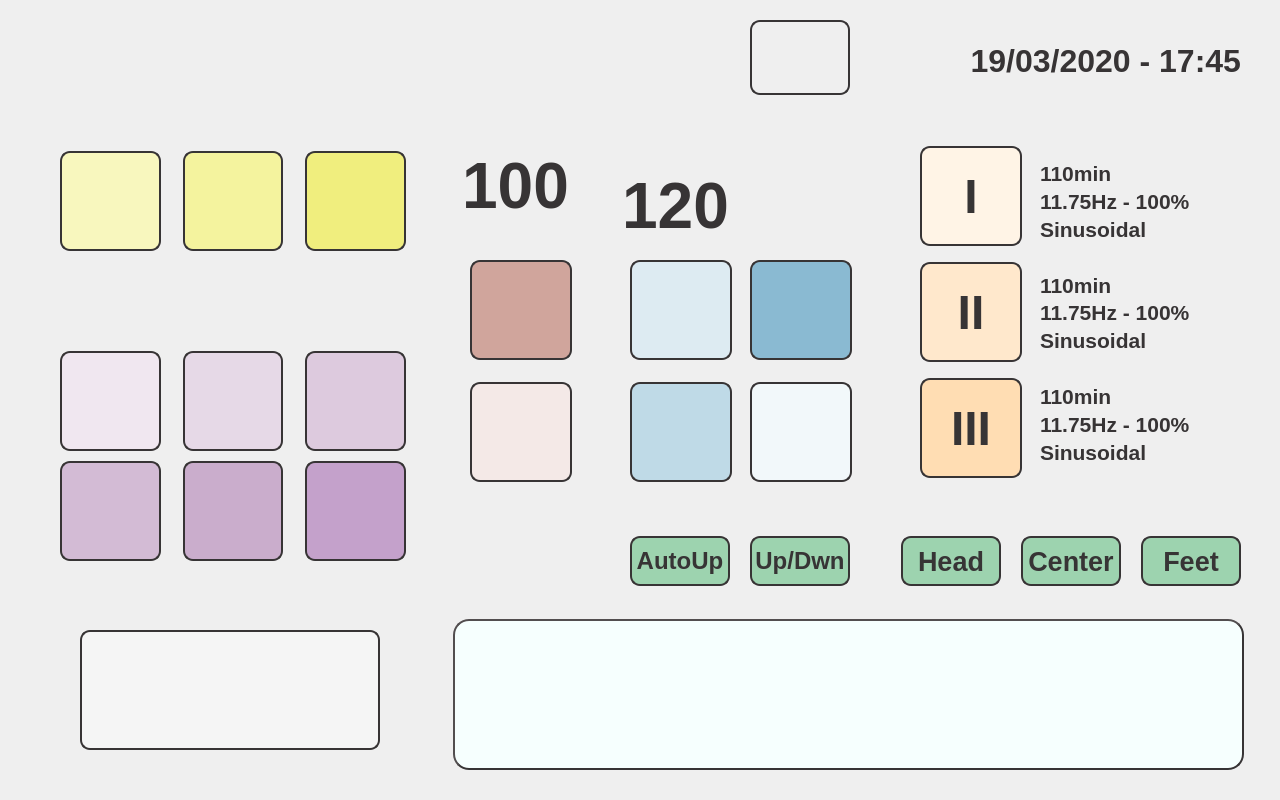
<?xml version="1.0" encoding="UTF-8"?>
<ui version="4.0">
 <class>Dialog</class>
 <widget class="QDialog" name="Dialog">
  <property name="geometry">
   <rect>
    <x>0</x>
    <y>0</y>
    <width>1280</width>
    <height>800</height>
   </rect>
  </property>
  <property name="windowTitle">
   <string>Dialog</string>
  </property>
  <property name="styleSheet">
   <string notr="true">QDialog {
background-image: url(:/background/resources/Background2a.png);
}</string>
  </property>
  <widget class="QWidget" name="layoutWidget">
   <property name="geometry">
    <rect>
     <x>60</x>
     <y>350</y>
     <width>346</width>
     <height>102</height>
    </rect>
   </property>
   <layout class="QHBoxLayout" name="horizontalLayout_2">
    <property name="spacing">
     <number>22</number>
    </property>
    <item>
     <widget class="QPushButton" name="freq1Button">
      <property name="minimumSize">
       <size>
        <width>100</width>
        <height>100</height>
       </size>
      </property>
      <property name="styleSheet">
       <string notr="true">background-image: url(:/frequencies/resources/7_83Hz.png);
background-color: rgb(240, 231, 240);
border-radius: 10px;
border:2px solid rgb(55, 52, 53);</string>
      </property>
      <property name="text">
       <string/>
      </property>
     </widget>
    </item>
    <item>
     <widget class="QPushButton" name="freq2Button">
      <property name="minimumSize">
       <size>
        <width>100</width>
        <height>100</height>
       </size>
      </property>
      <property name="styleSheet">
       <string notr="true">background-image: url(:/frequencies/resources/11_79Hz.png);
background-color: rgb(230, 217, 231);
border-radius: 10px;
border:2px solid rgb(55, 52, 53);</string>
      </property>
      <property name="text">
       <string/>
      </property>
     </widget>
    </item>
    <item>
     <widget class="QPushButton" name="freq3Button">
      <property name="minimumSize">
       <size>
        <width>100</width>
        <height>100</height>
       </size>
      </property>
      <property name="styleSheet">
       <string notr="true">background-image: url(:/frequencies/resources/16_67Hz.png);
background-color: rgb(221, 202, 222);
border-radius: 10px;
border:2px solid rgb(55, 52, 53);</string>
      </property>
      <property name="text">
       <string/>
      </property>
     </widget>
    </item>
   </layout>
  </widget>
  <widget class="QWidget" name="layoutWidget_2">
   <property name="geometry">
    <rect>
     <x>60</x>
     <y>460</y>
     <width>346</width>
     <height>102</height>
    </rect>
   </property>
   <layout class="QHBoxLayout" name="horizontalLayout_3">
    <property name="spacing">
     <number>22</number>
    </property>
    <item>
     <widget class="QPushButton" name="freq4Button">
      <property name="minimumSize">
       <size>
        <width>100</width>
        <height>100</height>
       </size>
      </property>
      <property name="styleSheet">
       <string notr="true">background-image: url(:/frequencies/resources/23_58Hz.png);
background-color: rgb(211, 187, 213);
border-radius: 10px;
border:2px solid rgb(55, 52, 53);</string>
      </property>
      <property name="text">
       <string/>
      </property>
     </widget>
    </item>
    <item>
     <widget class="QPushButton" name="freq5Button">
      <property name="minimumSize">
       <size>
        <width>100</width>
        <height>100</height>
       </size>
      </property>
      <property name="styleSheet">
       <string notr="true">background-image: url(:/frequencies/resources/30_80Hz.png);
background-color: rgb(202, 173, 204);
border-radius: 10px;
border:2px solid rgb(55, 52, 53);</string>
      </property>
      <property name="text">
       <string/>
      </property>
     </widget>
    </item>
    <item>
     <widget class="QPushButton" name="freq6Button">
      <property name="minimumSize">
       <size>
        <width>100</width>
        <height>100</height>
       </size>
      </property>
      <property name="styleSheet">
       <string notr="true">background-image: url(:/frequencies/resources/62_64Hz.png);
background-color: rgb(196, 161, 203);
border-radius: 10px;
border:2px solid rgb(55, 52, 53);</string>
      </property>
      <property name="text">
       <string/>
      </property>
     </widget>
    </item>
   </layout>
  </widget>
  <widget class="QWidget" name="layoutWidget_3">
   <property name="geometry">
    <rect>
     <x>630</x>
     <y>260</y>
     <width>102</width>
     <height>224</height>
    </rect>
   </property>
   <layout class="QVBoxLayout" name="verticalLayout_2">
    <property name="spacing">
     <number>22</number>
    </property>
    <item>
     <widget class="QPushButton" name="min30Button">
      <property name="minimumSize">
       <size>
        <width>100</width>
        <height>100</height>
       </size>
      </property>
      <property name="styleSheet">
       <string notr="true">background-image: url(:/buttons/resources/30min.png);
background-color: rgb(221, 235, 242);
border-radius: 10px;
border:2px solid rgb(55, 52, 53);</string>
      </property>
      <property name="text">
       <string/>
      </property>
     </widget>
    </item>
    <item>
     <widget class="QPushButton" name="min45Button">
      <property name="minimumSize">
       <size>
        <width>100</width>
        <height>100</height>
       </size>
      </property>
      <property name="styleSheet">
       <string notr="true">background-image: url(:/buttons/resources/40min.png);
background-color: rgb(191, 218, 231);
border-radius: 10px;
border:2px solid rgb(55, 52, 53);</string>
      </property>
      <property name="text">
       <string/>
      </property>
     </widget>
    </item>
   </layout>
  </widget>
  <widget class="QWidget" name="layoutWidget_4">
   <property name="geometry">
    <rect>
     <x>750</x>
     <y>260</y>
     <width>102</width>
     <height>224</height>
    </rect>
   </property>
   <layout class="QVBoxLayout" name="verticalLayout_3">
    <property name="spacing">
     <number>22</number>
    </property>
    <item>
     <widget class="QPushButton" name="timeUpButton">
      <property name="minimumSize">
       <size>
        <width>100</width>
        <height>100</height>
       </size>
      </property>
      <property name="styleSheet">
       <string notr="true">background-image: url(:/buttons/resources/Arriba.png);
background-color: rgb(138, 186, 210);
border-radius: 10px;
border:2px solid rgb(55, 52, 53);</string>
      </property>
      <property name="text">
       <string/>
      </property>
     </widget>
    </item>
    <item>
     <widget class="QPushButton" name="timeDwnButton">
      <property name="minimumSize">
       <size>
        <width>100</width>
        <height>100</height>
       </size>
      </property>
      <property name="styleSheet">
       <string notr="true">background-image: url(:/buttons/resources/Abajo.png);
background-color: rgb(242, 248, 250);
border-radius: 10px;
border:2px solid rgb(55, 52, 53);</string>
      </property>
      <property name="text">
       <string/>
      </property>
     </widget>
    </item>
   </layout>
  </widget>
  <widget class="QPushButton" name="startButton">
   <property name="geometry">
    <rect>
     <x>80</x>
     <y>630</y>
     <width>300</width>
     <height>120</height>
    </rect>
   </property>
   <property name="minimumSize">
    <size>
     <width>100</width>
     <height>100</height>
    </size>
   </property>
   <property name="styleSheet">
    <string notr="true">background-image: url(:/buttons/resources/Play.png);
background-color: rgb(245, 245, 245);
border-radius: 10px;
border:2px solid rgb(55, 52, 53);</string>
   </property>
   <property name="text">
    <string/>
   </property>
  </widget>
  <widget class="QWidget" name="layoutWidget">
   <property name="geometry">
    <rect>
     <x>60</x>
     <y>150</y>
     <width>346</width>
     <height>102</height>
    </rect>
   </property>
   <layout class="QHBoxLayout" name="horizontalLayout">
    <property name="spacing">
     <number>22</number>
    </property>
    <item>
     <widget class="QPushButton" name="triangularButton">
      <property name="minimumSize">
       <size>
        <width>100</width>
        <height>100</height>
       </size>
      </property>
      <property name="styleSheet">
       <string notr="true">background-image: url(:/buttons/resources/Triangular.png);
background-color: rgb(248, 247, 190);
border-radius: 10px;
border:2px solid rgb(55, 52, 53);</string>
      </property>
      <property name="text">
       <string/>
      </property>
     </widget>
    </item>
    <item>
     <widget class="QPushButton" name="squareButton">
      <property name="minimumSize">
       <size>
        <width>100</width>
        <height>100</height>
       </size>
      </property>
      <property name="styleSheet">
       <string notr="true">background-image: url(:/buttons/resources/Cuadrada.png);
background-color: rgb(244, 243, 158);
border-radius: 10px;
border:2px solid rgb(55, 52, 53);</string>
      </property>
      <property name="text">
       <string/>
      </property>
     </widget>
    </item>
    <item>
     <widget class="QPushButton" name="sinusoidalButton">
      <property name="minimumSize">
       <size>
        <width>100</width>
        <height>100</height>
       </size>
      </property>
      <property name="styleSheet">
       <string notr="true">background-image: url(:/buttons/resources/Sinus.png);
background-color: rgb(240, 238, 126);
border-radius: 10px;
border:2px solid rgb(55, 52, 53);</string>
      </property>
      <property name="text">
       <string/>
      </property>
     </widget>
    </item>
   </layout>
  </widget>
  <widget class="QWidget" name="layoutWidget">
   <property name="geometry">
    <rect>
     <x>470</x>
     <y>260</y>
     <width>102</width>
     <height>224</height>
    </rect>
   </property>
   <layout class="QVBoxLayout" name="verticalLayout">
    <property name="spacing">
     <number>22</number>
    </property>
    <item>
     <widget class="QPushButton" name="powerUpButton">
      <property name="minimumSize">
       <size>
        <width>100</width>
        <height>100</height>
       </size>
      </property>
      <property name="styleSheet">
       <string notr="true">background-image: url(:/buttons/resources/Arriba.png);
background-color: rgb(208, 165, 156);
border-radius: 10px;
border:2px solid rgb(55, 52, 53);</string>
      </property>
      <property name="text">
       <string/>
      </property>
     </widget>
    </item>
    <item>
     <widget class="QPushButton" name="powerDwnButton">
      <property name="minimumSize">
       <size>
        <width>100</width>
        <height>100</height>
       </size>
      </property>
      <property name="styleSheet">
       <string notr="true">background-image: url(:/buttons/resources/Abajo.png);
background-color: rgb(244, 233, 231);
border-radius: 10px;
border:2px solid rgb(55, 52, 53);</string>
      </property>
      <property name="text">
       <string/>
      </property>
     </widget>
    </item>
   </layout>
  </widget>
  <widget class="QWidget" name="layoutWidget">
   <property name="geometry">
    <rect>
     <x>920</x>
     <y>140</y>
     <width>102</width>
     <height>346</height>
    </rect>
   </property>
   <layout class="QVBoxLayout" name="verticalLayout_4">
    <property name="spacing">
     <number>10</number>
    </property>
    <item>
     <widget class="QPushButton" name="mem1Button">
      <property name="minimumSize">
       <size>
        <width>100</width>
        <height>100</height>
       </size>
      </property>
      <property name="font">
       <font>
        <family>Liberation Sans</family>
        <pointsize>36</pointsize>
        <weight>75</weight>
        <bold>true</bold>
       </font>
      </property>
      <property name="focusPolicy">
       <enum>Qt::NoFocus</enum>
      </property>
      <property name="styleSheet">
       <string notr="true">color: rgb(55, 52, 53);
background-color: rgb(255, 244, 230);
border-radius: 10px;
border:2px solid rgb(55, 52, 53);</string>
      </property>
      <property name="text">
       <string>I</string>
      </property>
     </widget>
    </item>
    <item>
     <widget class="QPushButton" name="mem2Button">
      <property name="minimumSize">
       <size>
        <width>100</width>
        <height>100</height>
       </size>
      </property>
      <property name="font">
       <font>
        <family>Liberation Sans</family>
        <pointsize>36</pointsize>
        <weight>75</weight>
        <bold>true</bold>
       </font>
      </property>
      <property name="focusPolicy">
       <enum>Qt::NoFocus</enum>
      </property>
      <property name="styleSheet">
       <string notr="true">color: rgb(55, 52, 53);
background-color: rgb(255, 232, 204);
border-radius: 10px;
border:2px solid rgb(55, 52, 53);</string>
      </property>
      <property name="text">
       <string>II</string>
      </property>
     </widget>
    </item>
    <item>
     <widget class="QPushButton" name="mem3Button">
      <property name="minimumSize">
       <size>
        <width>100</width>
        <height>100</height>
       </size>
      </property>
      <property name="font">
       <font>
        <family>Liberation Sans</family>
        <pointsize>36</pointsize>
        <weight>75</weight>
        <bold>true</bold>
       </font>
      </property>
      <property name="focusPolicy">
       <enum>Qt::NoFocus</enum>
      </property>
      <property name="styleSheet">
       <string notr="true">color: rgb(55, 52, 53);
background-color: rgb(255, 221, 179);
border-radius: 10px;
border:2px solid rgb(55, 52, 53);</string>
      </property>
      <property name="text">
       <string>III</string>
      </property>
     </widget>
    </item>
   </layout>
  </widget>
  <widget class="QWidget" name="layoutWidget">
   <property name="geometry">
    <rect>
     <x>1040</x>
     <y>160</y>
     <width>171</width>
     <height>305</height>
    </rect>
   </property>
   <layout class="QVBoxLayout" name="verticalLayout_8">
    <property name="spacing">
     <number>30</number>
    </property>
    <item>
     <layout class="QVBoxLayout" name="verticalLayout_5">
      <property name="spacing">
       <number>2</number>
      </property>
      <item>
       <widget class="QLabel" name="mem11Label">
        <property name="font">
         <font>
          <family>Liberation Sans</family>
          <pointsize>16</pointsize>
          <weight>75</weight>
          <bold>true</bold>
         </font>
        </property>
        <property name="styleSheet">
         <string notr="true">color: rgb(55, 52, 53);</string>
        </property>
        <property name="text">
         <string>110min</string>
        </property>
       </widget>
      </item>
      <item>
       <widget class="QLabel" name="mem12Label">
        <property name="font">
         <font>
          <family>Liberation Sans</family>
          <pointsize>16</pointsize>
          <weight>75</weight>
          <bold>true</bold>
         </font>
        </property>
        <property name="styleSheet">
         <string notr="true">color: rgb(55, 52, 53);</string>
        </property>
        <property name="text">
         <string>11.75Hz - 100%</string>
        </property>
       </widget>
      </item>
      <item>
       <widget class="QLabel" name="mem13Label">
        <property name="font">
         <font>
          <family>Liberation Sans</family>
          <pointsize>16</pointsize>
          <weight>75</weight>
          <bold>true</bold>
         </font>
        </property>
        <property name="styleSheet">
         <string notr="true">color: rgb(55, 52, 53);</string>
        </property>
        <property name="text">
         <string>Sinusoidal</string>
        </property>
       </widget>
      </item>
     </layout>
    </item>
    <item>
     <layout class="QVBoxLayout" name="verticalLayout_6">
      <property name="spacing">
       <number>2</number>
      </property>
      <item>
       <widget class="QLabel" name="mem21Label">
        <property name="font">
         <font>
          <family>Liberation Sans</family>
          <pointsize>16</pointsize>
          <weight>75</weight>
          <bold>true</bold>
         </font>
        </property>
        <property name="styleSheet">
         <string notr="true">color: rgb(55, 52, 53);</string>
        </property>
        <property name="text">
         <string>110min</string>
        </property>
       </widget>
      </item>
      <item>
       <widget class="QLabel" name="mem22Label">
        <property name="font">
         <font>
          <family>Liberation Sans</family>
          <pointsize>16</pointsize>
          <weight>75</weight>
          <bold>true</bold>
         </font>
        </property>
        <property name="styleSheet">
         <string notr="true">color: rgb(55, 52, 53);</string>
        </property>
        <property name="text">
         <string>11.75Hz - 100%</string>
        </property>
       </widget>
      </item>
      <item>
       <widget class="QLabel" name="mem23Label">
        <property name="font">
         <font>
          <family>Liberation Sans</family>
          <pointsize>16</pointsize>
          <weight>75</weight>
          <bold>true</bold>
         </font>
        </property>
        <property name="styleSheet">
         <string notr="true">color: rgb(55, 52, 53);</string>
        </property>
        <property name="text">
         <string>Sinusoidal</string>
        </property>
       </widget>
      </item>
     </layout>
    </item>
    <item>
     <layout class="QVBoxLayout" name="verticalLayout_7">
      <property name="spacing">
       <number>2</number>
      </property>
      <item>
       <widget class="QLabel" name="mem31Label">
        <property name="font">
         <font>
          <family>Liberation Sans</family>
          <pointsize>16</pointsize>
          <weight>75</weight>
          <bold>true</bold>
         </font>
        </property>
        <property name="styleSheet">
         <string notr="true">color: rgb(55, 52, 53);</string>
        </property>
        <property name="text">
         <string>110min</string>
        </property>
       </widget>
      </item>
      <item>
       <widget class="QLabel" name="mem32Label">
        <property name="font">
         <font>
          <family>Liberation Sans</family>
          <pointsize>16</pointsize>
          <weight>75</weight>
          <bold>true</bold>
         </font>
        </property>
        <property name="styleSheet">
         <string notr="true">color: rgb(55, 52, 53);</string>
        </property>
        <property name="text">
         <string>11.75Hz - 100%</string>
        </property>
       </widget>
      </item>
      <item>
       <widget class="QLabel" name="mem33Label">
        <property name="font">
         <font>
          <family>Liberation Sans</family>
          <pointsize>16</pointsize>
          <weight>75</weight>
          <bold>true</bold>
         </font>
        </property>
        <property name="styleSheet">
         <string notr="true">color: rgb(55, 52, 53);</string>
        </property>
        <property name="text">
         <string>Sinusoidal</string>
        </property>
       </widget>
      </item>
     </layout>
    </item>
   </layout>
  </widget>
  <widget class="QLabel" name="minutesLabel">
   <property name="geometry">
    <rect>
     <x>620</x>
     <y>170</y>
     <width>111</width>
     <height>61</height>
    </rect>
   </property>
   <property name="font">
    <font>
     <family>Liberation Sans</family>
     <pointsize>48</pointsize>
     <weight>75</weight>
     <bold>true</bold>
    </font>
   </property>
   <property name="styleSheet">
    <string notr="true">color: rgb(55, 52, 53);</string>
   </property>
   <property name="text">
    <string>120</string>
   </property>
   <property name="alignment">
    <set>Qt::AlignHCenter|Qt::AlignTop</set>
   </property>
  </widget>
  <widget class="QLabel" name="powerLabel">
   <property name="geometry">
    <rect>
     <x>460</x>
     <y>150</y>
     <width>111</width>
     <height>61</height>
    </rect>
   </property>
   <property name="font">
    <font>
     <family>Liberation Sans</family>
     <pointsize>48</pointsize>
     <weight>75</weight>
     <bold>true</bold>
    </font>
   </property>
   <property name="styleSheet">
    <string notr="true">color: rgb(55, 52, 53);</string>
   </property>
   <property name="text">
    <string>100</string>
   </property>
   <property name="alignment">
    <set>Qt::AlignHCenter|Qt::AlignTop</set>
   </property>
  </widget>
  <widget class="QLabel" name="date_timeLabel">
   <property name="geometry">
    <rect>
     <x>910</x>
     <y>40</y>
     <width>331</width>
     <height>41</height>
    </rect>
   </property>
   <property name="font">
    <font>
     <family>Liberation Sans</family>
     <pointsize>24</pointsize>
     <weight>75</weight>
     <bold>true</bold>
    </font>
   </property>
   <property name="styleSheet">
    <string notr="true">color: rgb(55, 52, 53);</string>
   </property>
   <property name="text">
    <string>19/03/2020 - 17:45</string>
   </property>
   <property name="alignment">
    <set>Qt::AlignRight|Qt::AlignTrailing|Qt::AlignVCenter</set>
   </property>
  </widget>
  <widget class="QTextEdit" name="textEdit">
   <property name="geometry">
    <rect>
     <x>453</x>
     <y>619</y>
     <width>791</width>
     <height>151</height>
    </rect>
   </property>
   <property name="styleSheet">
    <string notr="true">border:2px outset;
background-color: rgb(246, 255, 254);
border-radius: 16px;
color: rgb(0, 0, 127);
border-color: rgb(55, 52, 53);</string>
   </property>
  </widget>
  <widget class="QPushButton" name="diagButton">
   <property name="geometry">
    <rect>
     <x>90</x>
     <y>30</y>
     <width>141</width>
     <height>41</height>
    </rect>
   </property>
   <property name="styleSheet">
    <string notr="true">background-color: rgba(255, 255, 255, 0);
border: 0px</string>
   </property>
   <property name="text">
    <string/>
   </property>
  </widget>
  <widget class="QWidget" name="layoutWidget_5">
   <property name="geometry">
    <rect>
     <x>630</x>
     <y>510</y>
     <width>611</width>
     <height>102</height>
    </rect>
   </property>
   <layout class="QHBoxLayout" name="horizontalLayout_4">
    <property name="spacing">
     <number>20</number>
    </property>
    <property name="rightMargin">
     <number>0</number>
    </property>
    <item>
     <widget class="QPushButton" name="upDwnAutoButton">
      <property name="minimumSize">
       <size>
        <width>100</width>
        <height>50</height>
       </size>
      </property>
      <property name="font">
       <font>
        <family>Liberation Sans</family>
        <pointsize>18</pointsize>
        <weight>75</weight>
        <bold>true</bold>
       </font>
      </property>
      <property name="focusPolicy">
       <enum>Qt::NoFocus</enum>
      </property>
      <property name="styleSheet">
       <string notr="true">color: rgb(55, 52, 53);
background-color: rgb(157, 211, 175);
border-radius: 10px;
border:2px solid rgb(55, 52, 53);</string>
      </property>
      <property name="text">
       <string>AutoUp</string>
      </property>
     </widget>
    </item>
    <item>
     <widget class="QPushButton" name="upDwnButton">
      <property name="minimumSize">
       <size>
        <width>100</width>
        <height>50</height>
       </size>
      </property>
      <property name="font">
       <font>
        <family>Liberation Sans</family>
        <pointsize>18</pointsize>
        <weight>75</weight>
        <bold>true</bold>
       </font>
      </property>
      <property name="focusPolicy">
       <enum>Qt::NoFocus</enum>
      </property>
      <property name="styleSheet">
       <string notr="true">color: rgb(55, 52, 53);
background-color: rgb(157, 211, 175);
border-radius: 10px;
border:2px solid rgb(55, 52, 53);</string>
      </property>
      <property name="text">
       <string>Up/Dwn</string>
      </property>
     </widget>
    </item>
    <item>
     <spacer name="horizontalSpacer">
      <property name="orientation">
       <enum>Qt::Horizontal</enum>
      </property>
      <property name="sizeHint" stdset="0">
       <size>
        <width>40</width>
        <height>20</height>
       </size>
      </property>
     </spacer>
    </item>
    <item>
     <widget class="QPushButton" name="ch1Button">
      <property name="minimumSize">
       <size>
        <width>100</width>
        <height>50</height>
       </size>
      </property>
      <property name="font">
       <font>
        <family>Liberation Sans</family>
        <pointsize>20</pointsize>
        <weight>75</weight>
        <bold>true</bold>
       </font>
      </property>
      <property name="focusPolicy">
       <enum>Qt::NoFocus</enum>
      </property>
      <property name="styleSheet">
       <string notr="true">color: rgb(55, 52, 53);
background-color: rgb(157, 211, 175);
border-radius: 10px;
border:2px solid rgb(55, 52, 53);</string>
      </property>
      <property name="text">
       <string>Head</string>
      </property>
     </widget>
    </item>
    <item>
     <widget class="QPushButton" name="ch2Button">
      <property name="minimumSize">
       <size>
        <width>100</width>
        <height>50</height>
       </size>
      </property>
      <property name="font">
       <font>
        <family>Liberation Sans</family>
        <pointsize>20</pointsize>
        <weight>75</weight>
        <bold>true</bold>
       </font>
      </property>
      <property name="focusPolicy">
       <enum>Qt::NoFocus</enum>
      </property>
      <property name="styleSheet">
       <string notr="true">color: rgb(55, 52, 53);
background-color: rgb(157, 211, 175);
border-radius: 10px;
border:2px solid rgb(55, 52, 53);</string>
      </property>
      <property name="text">
       <string>Center</string>
      </property>
     </widget>
    </item>
    <item>
     <widget class="QPushButton" name="ch3Button">
      <property name="minimumSize">
       <size>
        <width>100</width>
        <height>50</height>
       </size>
      </property>
      <property name="font">
       <font>
        <family>Liberation Sans</family>
        <pointsize>20</pointsize>
        <weight>75</weight>
        <bold>true</bold>
       </font>
      </property>
      <property name="focusPolicy">
       <enum>Qt::NoFocus</enum>
      </property>
      <property name="styleSheet">
       <string notr="true">color: rgb(55, 52, 53);
background-color: rgb(157, 211, 175);
border-radius: 10px;
border:2px solid rgb(55, 52, 53);</string>
      </property>
      <property name="text">
       <string>Feet</string>
      </property>
     </widget>
    </item>
   </layout>
  </widget>
  <widget class="QPushButton" name="wifiButton">
   <property name="geometry">
    <rect>
     <x>750</x>
     <y>20</y>
     <width>100</width>
     <height>75</height>
    </rect>
   </property>
   <property name="minimumSize">
    <size>
     <width>100</width>
     <height>75</height>
    </size>
   </property>
   <property name="font">
    <font>
     <family>Liberation Sans</family>
     <pointsize>20</pointsize>
     <weight>75</weight>
     <bold>true</bold>
    </font>
   </property>
   <property name="focusPolicy">
    <enum>Qt::NoFocus</enum>
   </property>
   <property name="styleSheet">
    <string notr="true">color: rgb(55, 52, 53);
border-radius: 10px;
border:2px solid rgb(55, 52, 53);</string>
   </property>
   <property name="text">
    <string/>
   </property>
   <property name="icon">
    <iconset resource="stretcher3_res.qrc">
     <normaloff>:/buttons/resources/wifi-symbol_disa.png</normaloff>:/buttons/resources/wifi-symbol_disa.png</iconset>
   </property>
   <property name="iconSize">
    <size>
     <width>75</width>
     <height>75</height>
    </size>
   </property>
  </widget>
 </widget>
 <resources>
  <include location="stretcher3_res.qrc"/>
 </resources>
 <connections/>
</ui>
